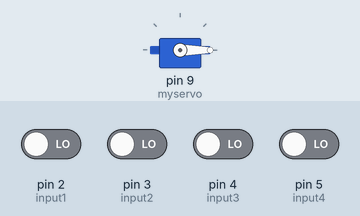
Recording of a sketch running on a simulated Arduino Uno, built with avr-gcc and run on an emulated ATmega328P. On the bench: servo. Inputs (shaded band) come from the test bench; at power-on: pin 2 (input1), pin 3 (input2), pin 4 (input3), pin 5 (input4) LOW.

Above: at 1.8 s.
1.9 s: pin 2 (input1) driven HIGH
At 2.5 s:
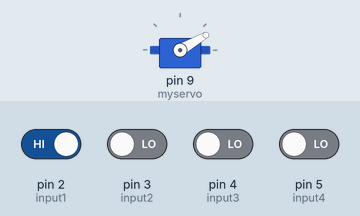
3.5 s: pin 3 (input2) driven HIGH
At 4.7 s:
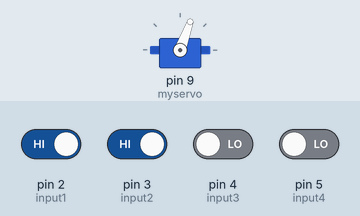
5.0 s: pin 4 (input3) driven HIGH
At 6.0 s:
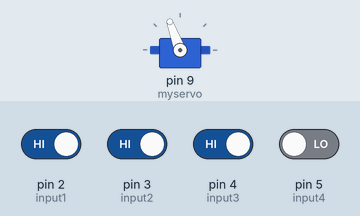
6.5 s: pin 5 (input4) driven HIGH
At 7.2 s:
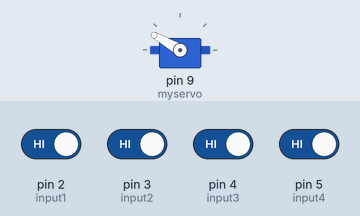
8.0 s: pin 5 (input4) driven LOW
At 8.3 s:
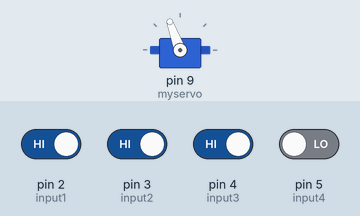
9.5 s: pin 4 (input3) driven LOW
At 10.7 s:
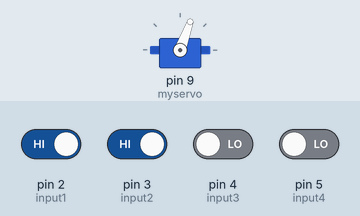
Timing chart, 0 to 12.0 s (numbered marks = the images above; inputs shaded):
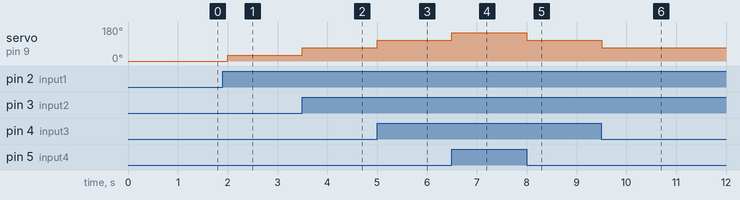

The sketch:

Speedometer_needle.ino
```cpp
#include <Servo.h>

Servo myservo; // Create a servo object

// Define the input pins for the circuit
const int input1 = 2;
const int input2 = 3;
const int input3 = 4;
const int input4 = 5;

// Define the servo angles for specific inputs
const int angle_0000 = 0;   // For input 0000
const int angle_0001 = 30;  // For input 0001
const int angle_0011 = 70;  // For input 0011
const int angle_0111 = 110; // For input 0111
const int angle_1111 = 150; // For input 1111

void setup() {
  myservo.attach(9); // Attach the servo to pin 9

  // Set input pins as inputs
  pinMode(input1, INPUT);
  pinMode(input2, INPUT);
  pinMode(input3, INPUT);
  pinMode(input4, INPUT);

  // Initialize servo to 0 degrees
  myservo.write(angle_0000);
}

void loop() {
  // Read the inputs
  int bit1 = digitalRead(input1);
  int bit2 = digitalRead(input2);
  int bit3 = digitalRead(input3);
  int bit4 = digitalRead(input4);

  // Determine the binary value from the inputs
  int binaryValue = (bit4 << 3) | (bit3 << 2) | (bit2 << 1) | bit1;

  // Set the servo angle based on the binary value
  switch (binaryValue) {
    case 0b0000:
      myservo.write(angle_0000);
      break;
    case 0b0001:
      myservo.write(angle_0001);
      break;
    case 0b0011:
      myservo.write(angle_0011);
      break;
    case 0b0111:
      myservo.write(angle_0111);
      break;
    case 0b1111:
      myservo.write(angle_1111);
      break;
    default:
      // Optional: handle invalid inputs (do nothing)
      break;
  }

  // Delay for 500 ms
  delay(500);
}
```

Measured:
- after the input at 1.9 s, servo on pin 9 (myservo): 0° → 30° after 0.10 s
- after the input at 3.5 s, servo on pin 9 (myservo): 30° → 70° at once
- after the input at 5.0 s, servo on pin 9 (myservo): 70° → 110° at once
- after the input at 6.5 s, servo on pin 9 (myservo): 110° → 150° at once
- after the input at 8.0 s, servo on pin 9 (myservo): 150° → 110° at once
- after the input at 9.5 s, servo on pin 9 (myservo): 110° → 70° at once
